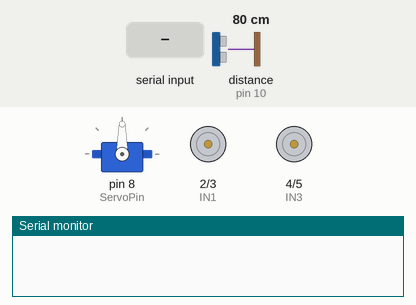
Simulated run of this sketch. Board: Arduino Uno, built with avr-gcc and run on an emulated ATmega328P. Parts: servo, motor-driver pin pairs drawn as motors (green arrow = first pin HIGH = forward, orange = second pin HIGH = backward, longer = more drive), the last lines printed to the serial monitor. Inputs (shaded band) come from the test bench; at power-on: distance to the obstacle (sensor on pin 10) 80 cm. The echo pulse lasts 58.3 µs per cm.

Above: at 1.2 s.
1.3 s: "N" received over the second serial link
At 2.31 s:
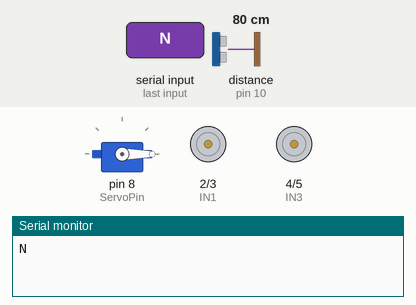
4.3 s: distance to the obstacle (sensor on pin 10) set to 2 cm
At 4.45 s:
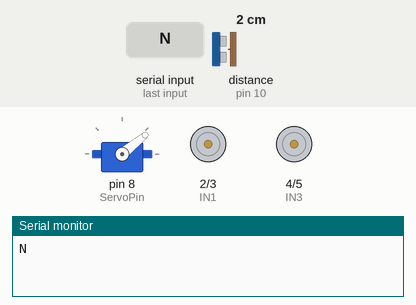
7.3 s: distance to the obstacle (sensor on pin 10) set to 299 cm
10.3 s: distance to the obstacle (sensor on pin 10) set to 4 cm
13.3 s: "F" received over the second serial link
At 15.8 s:
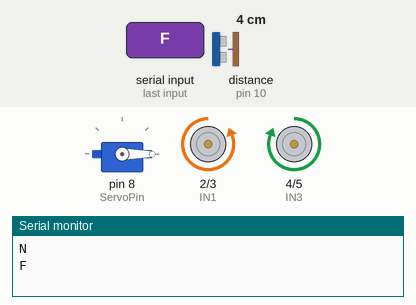
16.3 s: "B" received over the second serial link
At 18.1 s:
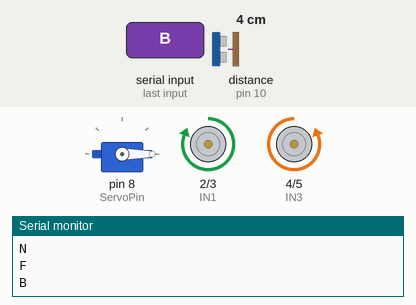
Timing chart, 0 to 19.6 s (numbered marks = the images above; inputs shaded):
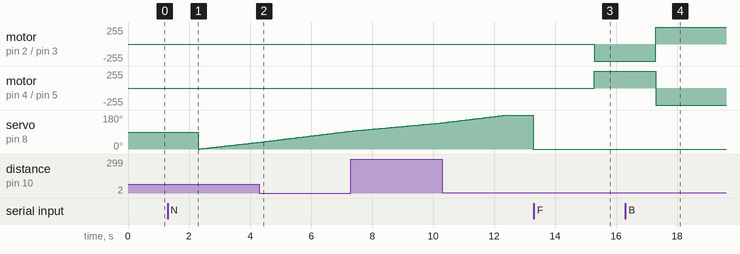

The sketch:

GestureDrive.ino
```cpp
//Include necessary libraries
#include <Servo.h>
#include<SoftwareSerial.h>

//Define motor driver and servo pins
#define IN1 2
#define IN2 3
#define IN3 4
#define IN4 5
#define ServoPin 8
const int trigPin = 9;  // Trigger pin
const int echoPin = 10; // Echo pin

Servo myservo; //declare object of servo class
SoftwareSerial bt(6,7); //declare object of SoftwareSerial class (6-Rx , 7-Tx)

void setup() {

//Set motor driver pins as output
pinMode(IN1,OUTPUT);
pinMode(IN2,OUTPUT);
pinMode(IN3,OUTPUT);
pinMode(IN4,OUTPUT);
pinMode(trigPin, OUTPUT);
pinMode(echoPin, INPUT);

myservo.attach(ServoPin); //Attach servo pin to servo object

Serial.begin(9600); //Set baud rate for serial communication using USB
bt.begin(9600); //Set baud rate for serial communication using Bluetooth Module

}

char t; //String to read input from bluetooth comm

//Both motors move forward
void forward()
{
digitalWrite(IN1,0);
digitalWrite(IN2,1);
digitalWrite(IN4,0);
digitalWrite(IN3,1);
}

//Both motors move backwards
void reverse()
{
digitalWrite(IN1,1);
digitalWrite(IN2,0);
digitalWrite(IN4,1);
digitalWrite(IN3,0);
}

//Only left motor rotates
void right()
{
digitalWrite(IN1,0);
digitalWrite(IN2,0);
digitalWrite(IN4,0);
digitalWrite(IN3,1);
}

//Only right motor rotates
void left()
{
digitalWrite(IN1,0);
digitalWrite(IN2,1);
digitalWrite(IN3,0);
digitalWrite(IN4,0);
}

//All motor stops
void brake()
{
digitalWrite(IN1,0);
digitalWrite(IN2,0);
digitalWrite(IN3,0);
digitalWrite(IN4,0);
}


void loop() {

//Read if data is available
if(bt.available())
{
  t = bt.readString()[0];
  Serial.println(t);
  if(t == 'F')
  forward();
  else if(t == 'B')
  reverse();
  else if(t == 'L')
  left();
  else if(t == 'R')
  right();
  else if(t == 'S')
  brake();
  else if(t == 'N')
  {
    brake();
    char Data[800];
    for(int i =0 ; i < 800 ; i++) Data[i] = ' ';
    int index = 0;
    for (int i = 0; i <= 180; i++) {

      myservo.write(i);  // Set the servo angle
      delay(50);  // Delay for smooth motion
      String data = String(readUltrasonicSensor())+" ";
      for(int j = 0 ; j < data.length() ;j++)
      {
        Data[index] = data[j];
        index++;
      }
    }
    Data[799] = '\0';
    bt.print(Data);
//    Serial.println(Data);
    myservo.write(0);
    delay(1000);
  }
}

//delay(100);
}

int readUltrasonicSensor() {

  digitalWrite(trigPin, LOW);
  delayMicroseconds(2);
  digitalWrite(trigPin, HIGH);
  delayMicroseconds(10);
  digitalWrite(trigPin, LOW);

  long duration = pulseIn(echoPin, HIGH);
  int cm = duration / 58; // Convert the time to distance in centimeters

  return cm;
}
```

Measured:
- after the input at 13.3 s, motor on pin 2 (IN1) / pin 3 (IN2): stopped → backward 255/255 after 2.0 s; motor on pin 4 (IN3) / pin 5 (IN4): stopped → forward 255/255 after 2.0 s
- after the input at 16.3 s, motor on pin 2 (IN1) / pin 3 (IN2): backward 255/255 → forward 255/255 after 1.0 s; motor on pin 4 (IN3) / pin 5 (IN4): forward 255/255 → backward 255/255 after 1.0 s
- by itself, servo on pin 8 (ServoPin): rises from 139° to 180° in 2.0 s, then falls to 0° in 0.89 s
